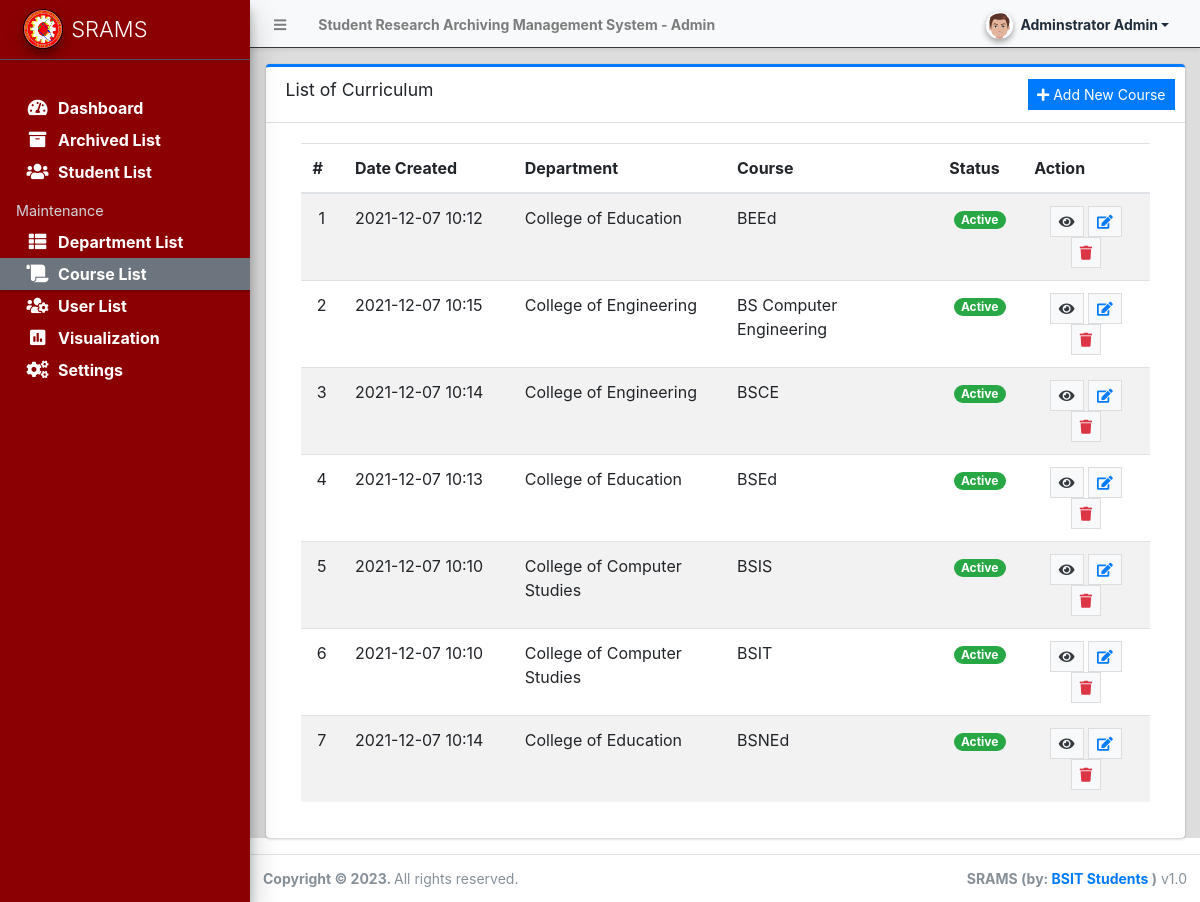
Screenshot of /admin/?page=curriculum (signed in) with the database file from the repository.
### tables this page shows
CREATE TABLE `curriculum_list` (
  `id` int(30) NOT NULL,
  `department_id` int(30) NOT NULL,
  `name` text NOT NULL,
  `description` text NOT NULL,
  `status` tinyint(1) NOT NULL DEFAULT 1,
  `date_created` datetime NOT NULL DEFAULT current_timestamp(),
  `date_updated` datetime DEFAULT NULL ON UPDATE current_timestamp()
);

CREATE TABLE `department_list` (
  `id` int(30) NOT NULL,
  `name` text NOT NULL,
  `description` text NOT NULL,
  `status` tinyint(1) NOT NULL DEFAULT 1,
  `date_created` datetime NOT NULL DEFAULT current_timestamp(),
  `date_updated` datetime DEFAULT NULL ON UPDATE current_timestamp()
);

### admin/curriculum/index.php (the view, shortened to what this page needs)
<div class="card card-outline card-primary">
	<div class="card-header">
		<h3 class="card-title">List of Curriculum</h3>
		<div class="card-tools">
			<a href="javascript:void(0)" id="create_new" class="btn btn-flat btn-sm btn-primary"><span class="fas fa-plus"></span>  Add New Course</a>
		</div>
	</div>
	<div class="card-body">
		<div class="container-fluid">
        <div class="container-fluid">
			<table class="table table-hover table-striped">
				<colgroup>
					<col width="5%">
					<col width="20%">
					<col width="25%">
					<col width="25%">
					<col width="10%">
					<col width="15%">
				</colgroup>
				<thead>
					<tr>
						<th>#</th>
						<th>Date Created</th>
						<th>Department</th>
						<th>Course</th>
						<th>Status</th>
						<th>Action</th>
					</tr>
				</thead>
				<tbody>
					<?php
						$i = 1;
						$qry = $conn->query("SELECT c.*, d.name as department from `curriculum_list` c inner join `department_list` d on c.department_id = d.id order by c.`name` asc");
						while($row = $qry->fetch_assoc()):
					?>
						<tr>
							<td class="text-center"><?php echo $i++; ?></td>
							<td class=""><?php echo date("Y-m-d H:i",strtotime($row['date_created'])) ?></td>
							<td class=""><?php echo $row['department'] ?></td>
							<td><?php echo ucwords($row['name']) ?></td>
							<td class="text-center">
                                <?php
                                    switch($row['status']){
                                        case '1':
                                            echo "<span class='badge badge-success badge-pill'>Active</span>";
                                            break;
                                    }
                                ?>
                            </td>
							<td align="center">
                                <a class="btn btn-flat btn-default btn-sm" href="javascript:void(0)" onclick="viewCurriculum(<?php echo $row['id'] ?>)"><span class="fa fa-eye text-dark"></span></a>
                                <a class="btn btn-flat btn-default btn-sm" href="javascript:void(0)" onclick="editCurriculum(<?php echo $row['id'] ?>)"><span class="fa fa-edit text-primary"></span></a>
                                <a class="btn btn-flat btn-default btn-sm" href="javascript:void(0)" onclick="deleteCurriculum(<?php echo $row['id'] ?>)"><span class="fa fa-trash text-danger"></span></a>
                            </td>
						</tr>
					<?php endwhile; ?>
				</tbody>
			</table>
		</div>
		</div>
	</div>
</div>

### rows the page displays
curriculum_list: date_created "2021-12-07 10:12", department.name "College of Education", name "BEEd", status "Active"
curriculum_list: date_created "2021-12-07 10:15", department.name "College of Engineering", name "BS Computer Engineering", status "Active"
curriculum_list: date_created "2021-12-07 10:14", department.name "College of Engineering", name "BSCE", status "Active"
curriculum_list: date_created "2021-12-07 10:13", department.name "College of Education", name "BSEd", status "Active"
curriculum_list: date_created "2021-12-07 10:10", department.name "College of Computer Studies", name "BSIS", status "Active"
curriculum_list: date_created "2021-12-07 10:10", department.name "College of Computer Studies", name "BSIT", status "Active"
curriculum_list: date_created "2021-12-07 10:14", department.name "College of Education", name "BSNEd", status "Active"

### other values shown
$_settings->info('name') "Student Research Archiving Management System"
$_settings->userdata('firstname').' '.$_settings->userdata('lastname') "Adminstrator Admin"
$_settings->info('short_name') "SRAMS"
